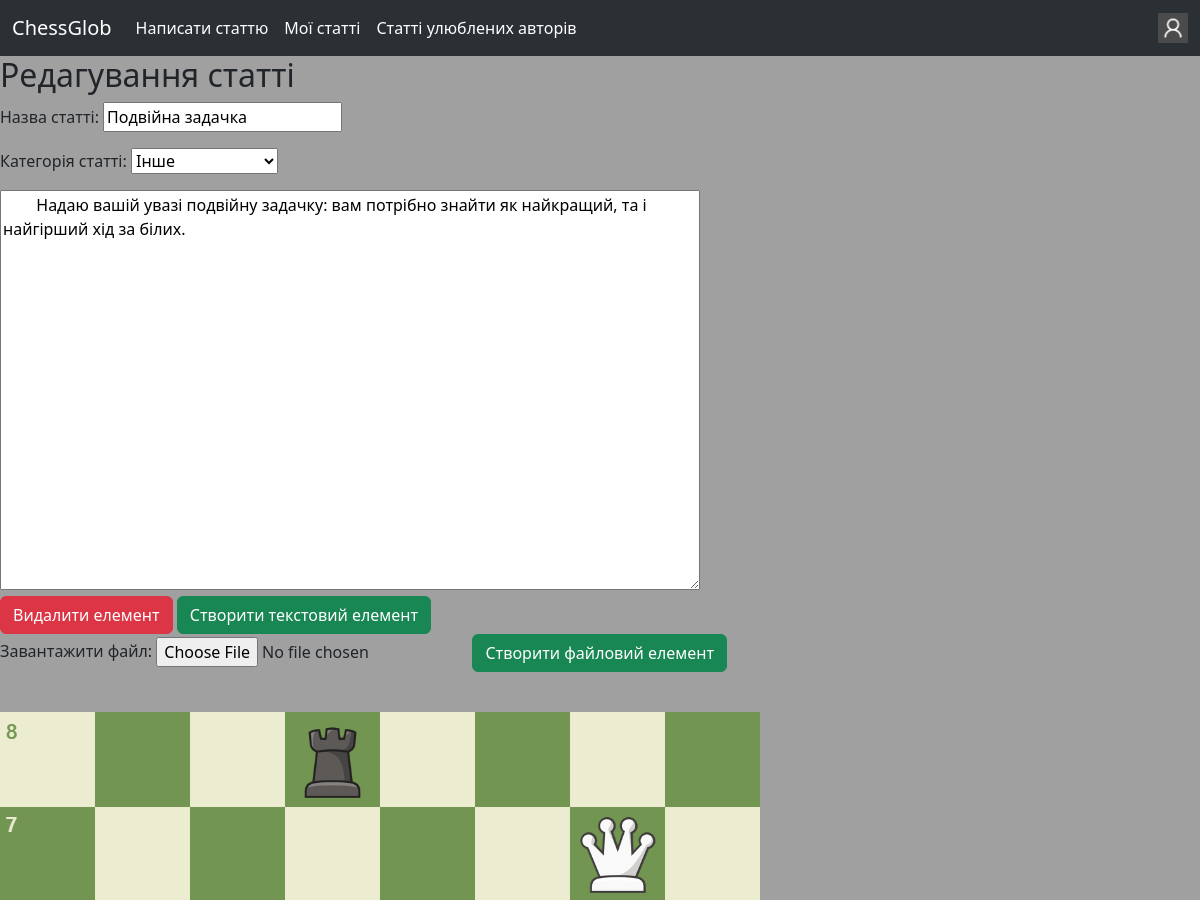
The page /redact_article/5 (signed in, upper part) on the database as committed earlier.
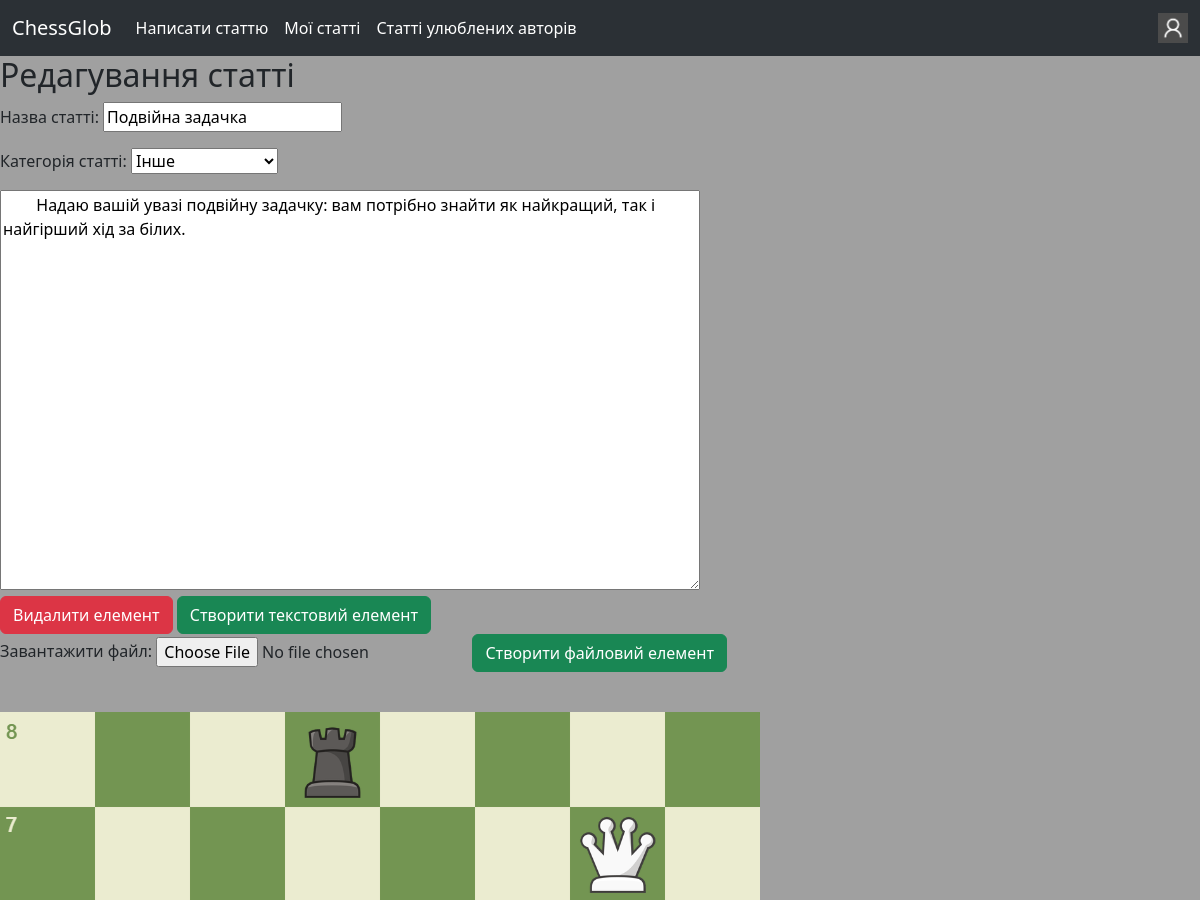
The same page on the database as committed later.
### blog/models.py (models this page shows, shortened)
class TextArticleElement(models.Model):
    article = models.ForeignKey(Article, models.CASCADE)
    num = models.IntegerField()
    t = "text" #t - type. Потрібно, щоб відрізняти TextArticleElement від FileArticleElement
    text = models.TextField()

### blog/views.py (the view, shortened to what this page needs)
# urls.py: path("redact_article/<int:article_pk>", views.redact_article, name="redact_article"),
@login_required
def redact_article(request, article_pk):
    if not models.Article.objects.filter(pk=article_pk).exists():
        return redirect("/eror?eror_text=Статті з таким pk не існує.")
    article = models.Article.objects.get(pk=article_pk)
    if request.user != article.author:
        return redirect("/eror?eror_text=Ви не можете редагувати чужі статті.")
    if request.method == "GET":
        text_elements = list(models.TextArticleElement.objects.filter(article=article_pk))
        file_elements = list(models.FileArticleElement.objects.filter(article=article_pk))
        elements = sorted(text_elements+file_elements, key=lambda element: element.num)
        return render(request, "blog/redact_article.html",
            {"article":article, "elements":elements, "categories":[choice.value for choice in models.Article.Categories]})

### blog/templatetags/custom_tags.py (called while the page is built)
@register.filter("endswith")
def endswith(value, arg): return value.lower().endswith(arg.lower())

### templates/blog/redact_article.html (shortened to what this page needs)
{% extends "base.html" %}
{% load static %}
{% load custom_tags %}
{% block body %}
<h2>Редагування статті</h2>
<form method="post" id="myForm" enctype="multipart/form-data">
    <p>Назва статті: <input type="text" name="name" value="{{ article.name }}" maxlength="32" required></p>
    <p>Категорія статті: <select name="category">
        {% for category in categories %}
        <option value="{{ category }}">{{ category }}</option>
        {% endfor %}
        </select>
    </p>
    {% for element in elements %}
        {% if element.t == "text" %}
        <textarea style="resize: both; width: 700px; height: 400px;" name="{{ element.num }}" required>
        {{ element.text }}
        </textarea>
        <br>
        {% else %}
            {% if element.file.url|endswith:".png" or element.file.url|endswith:".jpg" %}
            <img src="{{ element.file.url }}" alt="Картинка">
            {% elif element.file.url|endswith:".mp4" %}
            <video width="320" height="240" controls>
                <source src="{{ element.file.url }}" type="video/mp4">
                На жаль, ваш браузер не підтримує відео
            </video>
            {% else %}
            <a href="{{ element.file.url }}">Завантажити файл</a>
            {% endif %}
        {% endif %}
        <a class="btn btn-danger" onclick="submitTo('{% url 'blog:redact_article' article.pk %}?crud=delete&num={{ element.num }}&t={{ element.t }}')" role="button">Видалити елемент</a>
        <a class="btn btn-success" onclick="submitTo('{% url 'blog:redact_article' article.pk %}?crud=create&num={{ element.num }}&t=text')" role="button">Створити текстовий елемент</a>
        <p>Завантажити файл: <input type="file" name="new_file"> <a class="btn btn-success" onclick="submitTo('{% url 'blog:redact_article' article.pk %}?crud=create&num={{ element.num }}&t=file')" role="button">Створити файловий елемент</a></p>
        <br>
    {% endfor %}
</form>
{% endblock %}

Rows that differ between the two databases and show on the page:
changed TextArticleElement: num "Надаю вашій увазі подвійну задачку: вам потрібно знайти як найкращий, та і найгірший хід за білих." → "Надаю вашій увазі подвійну задачку: вам потрібно знайти як найкращий, так і найгірший хід за білих."
